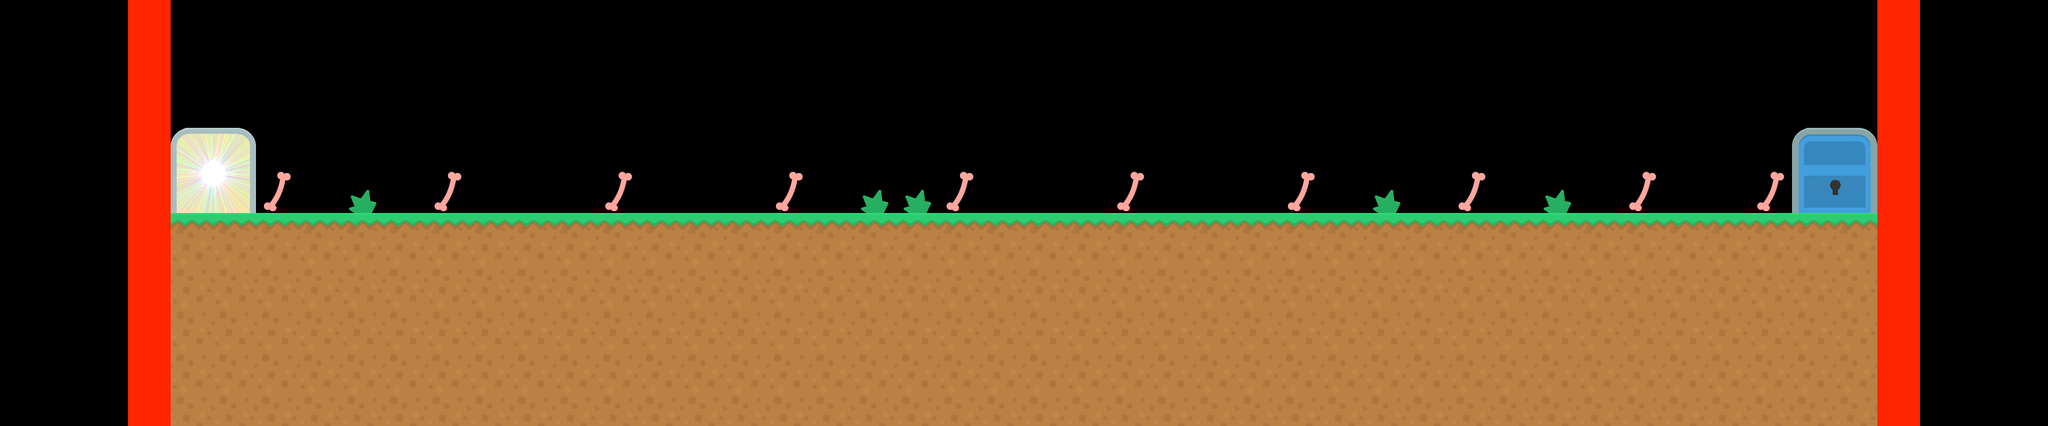

The image is a tile-based game level rendered from a .tmx file. Its description and source (layers, tilesets, objects; grid data summarised) follow:
An orthogonal 48x10 tile map with 64x64 px tiles, 9 tile layers (player_barrier, ground, decorations, treasures, ...), 5 tilesets.

<map version="1.8" tiledversion="1.8.5" orientation="orthogonal" renderorder="right-down" width="48" height="10" tilewidth="64" tileheight="64" infinite="0" nextlayerid="10" nextobjectid="1">
 <editorsettings>
  <export target="../0/1/ .csv" format="csv" />
 </editorsettings>
 <tileset firstgid="1" source="../tilesets/enemies.tsx" />
 <tileset firstgid="7" source="../tilesets/ground.tsx" />
 <tileset firstgid="11" source="../tilesets/gates.tsx" />
 <tileset firstgid="13" source="../tilesets/bones.tsx" />
 <tileset firstgid="14" source="../tilesets/decorations.tsx" />
 <layer id="7" name="player_barrier" width="48" height="10">
  <data>[480 cells, 20 non-empty, 1 distinct tile ids]</data>
 </layer>
 <layer id="1" name="ground" width="48" height="10">
  <data>[480 cells, 200 non-empty, 2 distinct tile ids]</data>
 </layer>
 <layer id="2" name="decorations" width="48" height="10">
  <data>[480 cells, 5 non-empty, 1 distinct tile ids]</data>
 </layer>
 <layer id="3" name="treasures" width="48" height="10">
  <data>[480 cells, 0 non-empty, 0 distinct tile ids]</data>
 </layer>
 <layer id="4" name="enemies" width="48" height="10">
  <data>[480 cells, 0 non-empty, 0 distinct tile ids]</data>
 </layer>
 <layer id="9" name="gates" width="48" height="10">
  <data>[480 cells, 2 non-empty, 2 distinct tile ids]</data>
 </layer>
 <layer id="5" name="danger" width="48" height="10">
  <data>[480 cells, 0 non-empty, 0 distinct tile ids]</data>
 </layer>
 <layer id="6" name="constraints" width="48" height="10">
  <data>[480 cells, 0 non-empty, 0 distinct tile ids]</data>
 </layer>
 <layer id="8" name="bones" width="48" height="10">
  <data>[480 cells, 10 non-empty, 1 distinct tile ids]</data>
 </layer>
</map>
